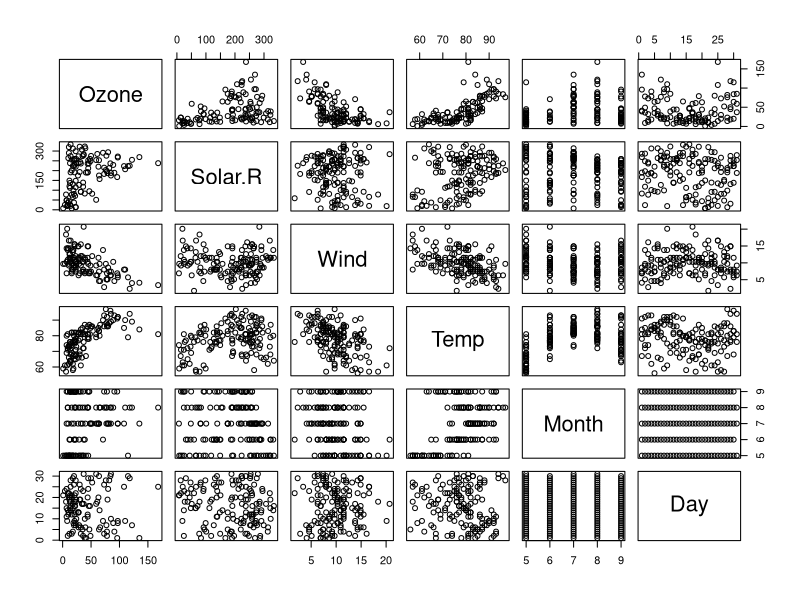
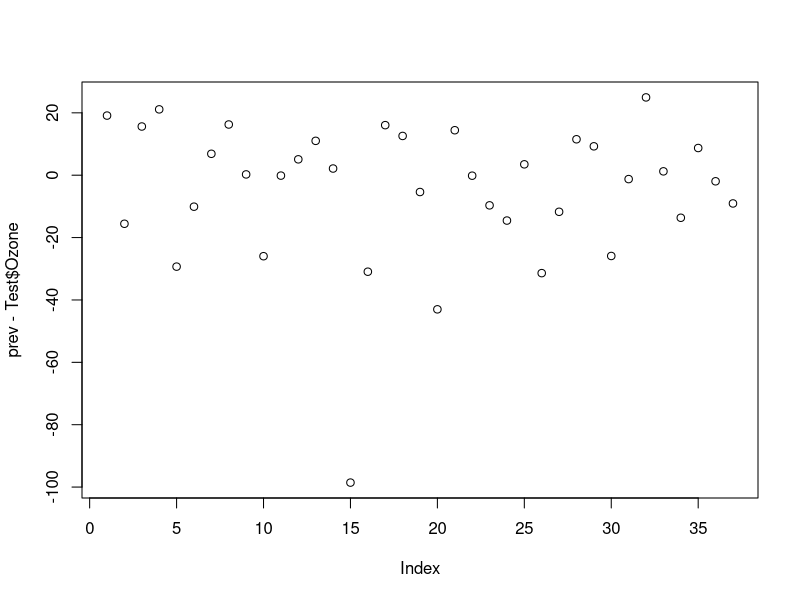

Here is the R script that generated these plots, in order:
# TP-reg.R

	data(airquality)

# 
	summary(airquality)
# 
	pairs(airquality)
# 
	dim(airquality)
#
	names(airquality)
#
# Remove missing data ang get sample size and dimension
	DS = na.omit(airquality)
	dim(DS)
	n = nrow(DS)
	p = ncol(DS)

# First a Linear model
	mod1 = lm(Ozone ~ ., data=DS)
# plot(mod1) shows different plots 
	prev  = predict(mod1)

# Split the data in two subsamples
	Ind.test = sample(n,n/3)
	Learn = DS[-Ind.test,]
	Test = DS[Ind.test,]
# Check dimensions
	print(dim(Learn))
	print(dim(Test))

# Learn the model using the learning sample & predict over the test sample

	mod1 = lm(Ozone ~ ., data=Learn)
	prev = predict(mod1,newdata=Test)
# Analyze residuals
	summary(prev-Test$Ozone)
	plot(prev-Test$Ozone)

# compute Mean Squared error of prediction
	mse = mean((prev-Test$Ozone)^2)
# take its square root
	print(sqrt(mse))	

